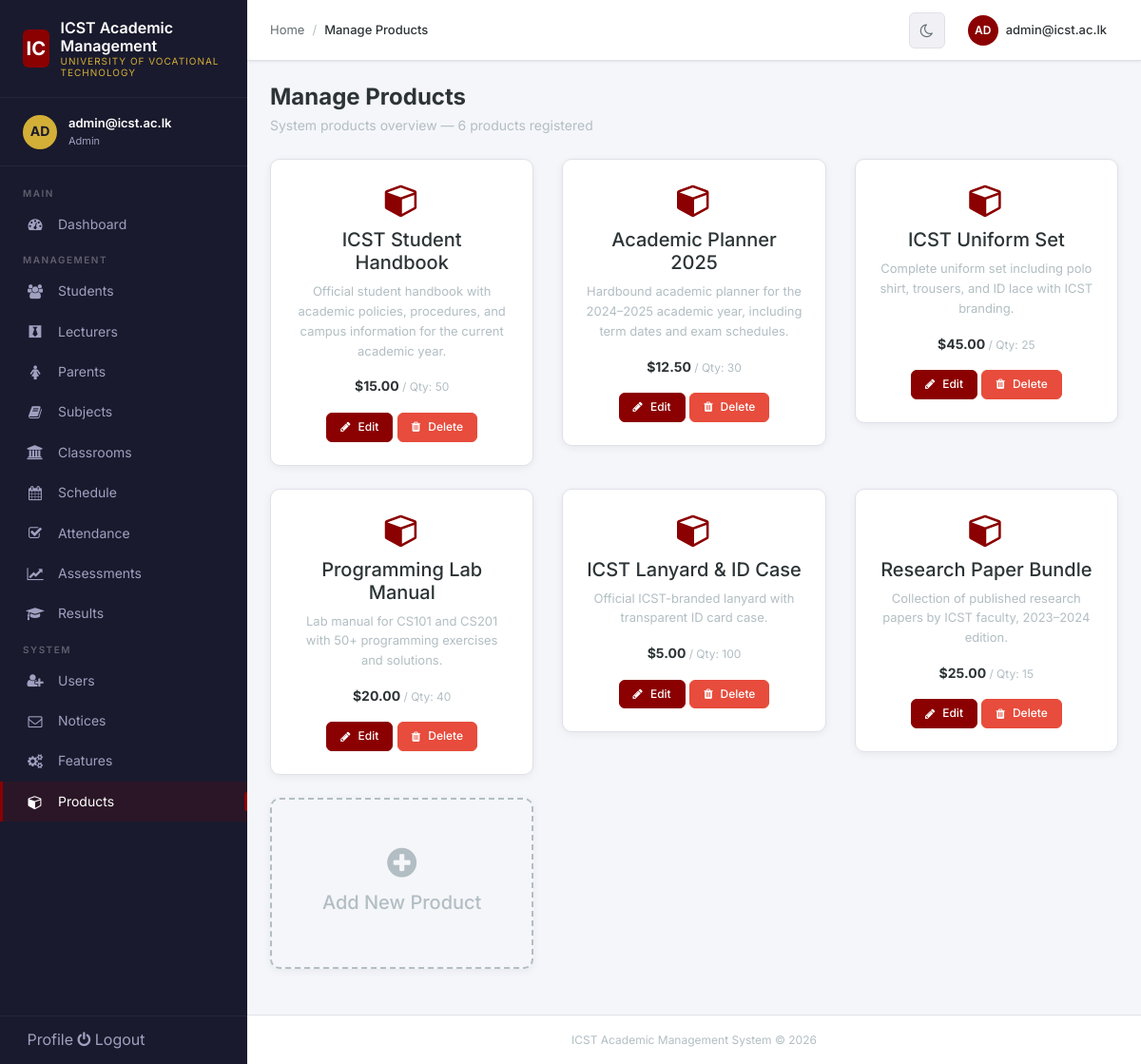
The app's page /manage_product.php (signed in) with its own data.
### tables this page shows
CREATE TABLE `product` (
  `product_id` int(11) NOT NULL AUTO_INCREMENT,
  `product_name` varchar(100) NOT NULL,
  `description` text DEFAULT NULL,
  `price` decimal(10,2) DEFAULT 0.00,
  `quantity` int(11) DEFAULT 0,
  `created_at` timestamp NOT NULL DEFAULT CURRENT_TIMESTAMP,
  PRIMARY KEY (`product_id`)
);

### includes/config.php (called while the page is built, shortened)
<?php
$servername = "localhost";
$username = "root";
$password = "";
$dbname = "student-management-system";
try {
    $pdo = new PDO("mysql:host=$servername;dbname=$dbname;charset=utf8mb4", $username, $password, [
        PDO::ATTR_ERRMODE => PDO::ERRMODE_EXCEPTION,
        PDO::ATTR_DEFAULT_FETCH_MODE => PDO::FETCH_ASSOC,
        PDO::ATTR_EMULATE_PREPARES => false,
    ]);
} catch (PDOException $e) {
    die("Connection failed: " . $e->getMessage());
}
function db_query($sql, $params = []) {
    global $pdo;
    $stmt = $pdo->prepare($sql);
    $stmt->execute($params);
    return $stmt;
}
function db_fetch_all($sql, $params = []) {
    $stmt = db_query($sql, $params);
    return $stmt->fetchAll();
}
?>

### manage_product.php (the view, shortened to what this page needs)
<?php
session_start(); include_once 'includes/config.php';
$products=db_fetch_all("SELECT * FROM product ORDER BY product_id");
?>
<!DOCTYPE html><html lang="en" data-theme="light"><head>
<?php include_once 'includes/header.php';?></head><body>
<div class="app-layout"><?php include_once 'includes/sidebar.php';?>
<div class="main-content"><?php include_once 'includes/nav-menu.php';?>
<div class="page-content fade-in">
<div class="page-header"><h1 data-page-title>Manage Products</h1><p>System products overview — <?=count($products)?> products registered</p></div>
<div class="row"><?php foreach($products as $p):?>
<div class="col-md-4 mb-4"><div class="card">
<div class="card-body text-center">
<i class="fa fa-cube" style="font-size:36px;color:var(--icst-red);margin-bottom:12px"></i>
<h5><?=htmlspecialchars($p['product_name'])?></h5>
<p style="font-size:13px;color:var(--text-muted)"><?=htmlspecialchars(substr($p['description']??'',0,120))?></p>
<p style="font-size:14px;font-weight:700;color:var(--navy)">$<?=number_format($p['price'],2)?> <span style="font-size:12px;font-weight:400;color:var(--text-muted)">/ Qty: <?=$p['quantity']?></span></p>
<div class="mt-3">
<a href="edit_product.php?id=<?=$p['product_id']?>" class="btn btn-sm btn-primary"><i class="fa fa-pencil"></i> Edit</a>
<a href="delete_product.php?id=<?=$p['product_id']?>" class="btn btn-sm btn-danger" data-confirm="Remove this product?"><i class="fa fa-trash"></i> Delete</a>
</div></div></div></div>
<?php endforeach;?>
<div class="col-md-4 mb-4"><div class="card" style="border:2px dashed var(--text-muted);background:transparent">
<div class="card-body text-center" style="padding:48px 20px">
<a href="add_product.php" style="text-decoration:none;color:var(--text-muted)">
<i class="fa fa-plus-circle" style="font-size:36px;margin-bottom:12px"></i>
<h5>Add New Product</h5></a></div></div></div>
</div></div>
<footer class="app-footer">ICST Academic Management System &copy; <?=date('Y')?></footer></div></div>
</body></html>

### assets/css/custom.css (style rules this page uses)
:root { --icst-red: #8B0000; --icst-red-light: #a00000; --icst-red-dark: #6b0000; --icst-gold: #D4AF37; --icst-gold-light: #e0c060; --icst-gold-dark: #b8942e; --bg-primary: #f5f6fa; --bg-secondary: #ffffff; --bg-sidebar: #1a1a2e; --bg-card: #ffffff; --bg-input: #f8f9fa; --bg-hover: #f0f0f5; --text-primary: #2d3436; --text-secondary: #636e72; --text-muted: #b2bec3; --text-light: #ffffff; --text-sidebar: #a0a0c0; --border-color: #e0e0e8; --shadow-sm: 0 1px 3px rgba(0,0,0,0.08); --shadow-md: 0 4px 12px rgba(0,0,0,0.1); --shadow-lg: 0 8px 30px rgba(0,0,0,0.12); --shadow-card: 0 2px 8px rgba(0,0,0,0.06); --radius-sm: 6px; --radius-md: 10px; --radius-lg: 16px; --radius-xl: 20px; --sidebar-width: 260px; --header-height: 64px; --font-family: 'Inter', -apple-system, BlinkMacSystemFont, 'Segoe UI', Roboto, sans-serif; --transition: 0.3s cubic-bezier(0.4, 0, 0.2, 1); }
*, *::before, *::after { box-sizing: border-box; margin: 0; padding: 0; }
html { scroll-behavior: smooth; }
body { font-family: var(--font-family); background: var(--bg-primary); color: var(--text-primary); line-height: 1.6; min-height: 100vh; overflow-x: hidden; transition: background var(--transition), color var(--transition); }
a { text-decoration: none; color: var(--icst-red); transition: color 0.2s; }
.app-layout { display: flex; min-height: 100vh; }
.main-content { flex: 1; margin-left: var(--sidebar-width); min-height: 100vh; display: flex; flex-direction: column; transition: margin-left var(--transition); }
.page-content { flex: 1; padding: 28px 32px; transition: padding var(--transition); }
.app-footer { text-align: center; padding: 16px 32px; font-size: 12px; color: var(--text-muted); border-top: 1px solid var(--border-color); background: var(--bg-secondary); transition: background var(--transition), border-color var(--transition); }
.card { background: var(--bg-card); border-radius: var(--radius-md); box-shadow: var(--shadow-card); border: 1px solid var(--border-color); transition: all var(--transition); }
.card-body { padding: 24px; }
.btn { display: inline-flex; align-items: center; justify-content: center; gap: 8px; padding: 10px 20px; font-size: 14px; font-weight: 500; font-family: var(--font-family); border: 1.5px solid transparent; border-radius: var(--radius-sm); cursor: pointer; transition: all 0.2s; text-decoration: none; line-height: 1.4; white-space: nowrap; }
.btn-primary { background: var(--icst-red); color: white; border-color: var(--icst-red); }
.btn-danger { background: #e74c3c; color: white; border-color: #e74c3c; }
.btn-sm { padding: 6px 14px; font-size: 12px; }
.page-header { margin-bottom: 24px; }
.page-header h1 { font-size: 24px; font-weight: 700; color: var(--text-primary); margin-bottom: 4px; }
.page-header p { color: var(--text-muted); font-size: 14px; }
@media (max-width: 1200px) { .page-content { padding: 24px; } }
.mt-3 { margin-top: 12px; }
.mb-4 { margin-bottom: 16px; }
.text-center { text-align: center; }
.fade-in { animation: fadeIn 0.3s ease; }

### records on screen
product: product_name "ICST Student Handbook", description "Official student handbook with academic policies, procedures, and campus information for the current academic year.", price "15.00", quantity "50"
product: product_name "Academic Planner 2025", description "Hardbound academic planner for the 2024–2025 academic year, including term dates and exam schedules.", price "12.50", quantity "30"
product: product_name "ICST Uniform Set", description "Complete uniform set including polo shirt, trousers, and ID lace with ICST branding.", price "45.00", quantity "25"
product: product_name "Programming Lab Manual", description "Lab manual for CS101 and CS201 with 50+ programming exercises and solutions.", price "20.00", quantity "40"
product: product_name "ICST Lanyard & ID Case", description "Official ICST-branded lanyard with transparent ID card case.", price "5.00", quantity "100"
product: product_name "Research Paper Bundle", description "Collection of published research papers by ICST faculty, 2023–2024 edition.", price "25.00", quantity "15"

### other values on screen
substr($_SESSION['user']??'U',0,2) "AD"
$_SESSION['user'] "admin@icst.ac.lk"
$_SESSION['role'] "Admin"
count($products) "6"
